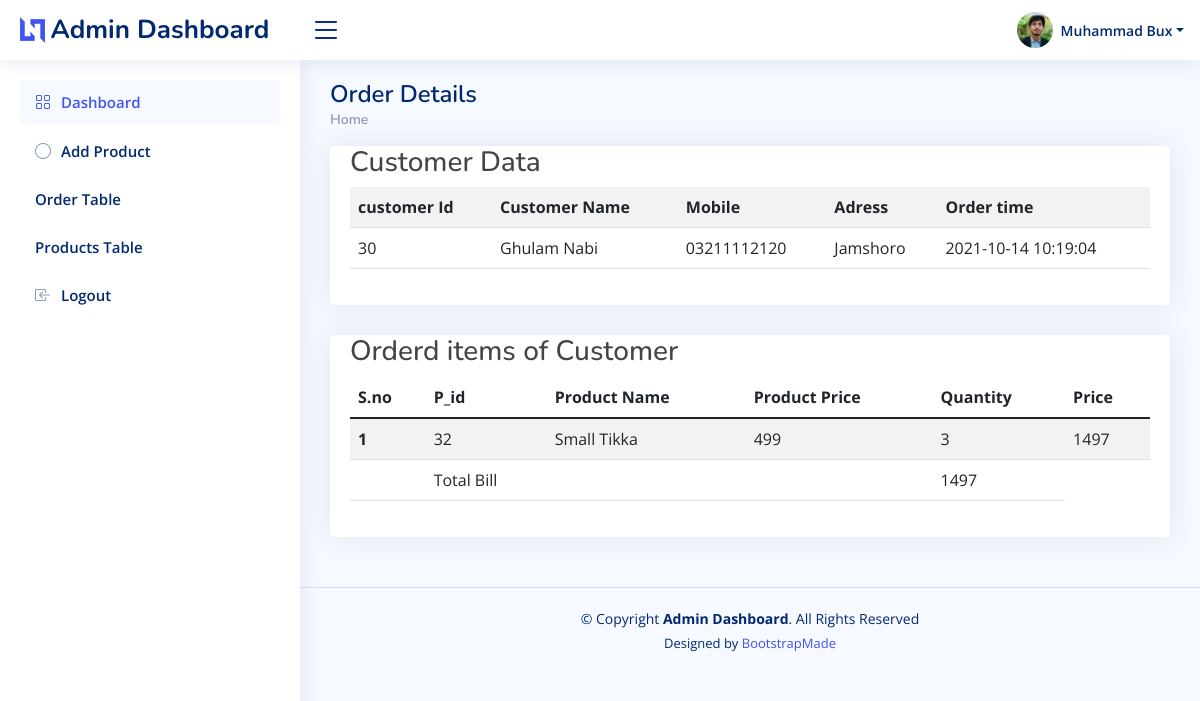
The page /orders.php?id=30 (signed in) on the database its author committed.
### tables this page shows
CREATE TABLE `customer_orders` (
  `c_id` int(44) NOT NULL,
  `Name` varchar(55) NOT NULL,
  `Mobile` varchar(11) NOT NULL,
  `Gmail` varchar(55) NOT NULL,
  `Adress` varchar(100) NOT NULL,
  `amount` int(10) NOT NULL,
  `time` timestamp NOT NULL DEFAULT current_timestamp(),
  `status` varchar(44) NOT NULL
);

CREATE TABLE `no_order` (
  `order_item_id` int(11) NOT NULL,
  `product_id` int(10) NOT NULL,
  `date` timestamp NOT NULL DEFAULT current_timestamp(),
  `c_id` varchar(44) NOT NULL,
  `quantity` int(10) NOT NULL
);

CREATE TABLE `products` (
  `id` int(11) NOT NULL,
  `product_name` varchar(55) NOT NULL,
  `product_price` int(11) NOT NULL,
  `image_path` varchar(44) NOT NULL,
  `date` timestamp NOT NULL DEFAULT current_timestamp()
);

### orders.php (the view, shortened to what this page needs)
<?php
$c_id = $_GET['id'];
?>
<!DOCTYPE html>
<html lang="en">
<head>
  <link href="assets/vendor/bootstrap/css/bootstrap.min.css" rel="stylesheet">
  <link href="assets/vendor/bootstrap-icons/bootstrap-icons.css" rel="stylesheet">
  <link href="assets/vendor/remixicon/remixicon.css" rel="stylesheet">
  <link href="assets/vendor/boxicons/css/boxicons.min.css" rel="stylesheet">
  <link href="assets/vendor/quill/quill.snow.css" rel="stylesheet">
  <link href="assets/vendor/quill/quill.bubble.css" rel="stylesheet">
  <link href="assets/vendor/simple-datatables/style.css" rel="stylesheet">
  <link href="assets/css/style.css" rel="stylesheet">
</head>
<body>
  <?php
require_once('db_navbar.php');
  ?>
 <?php
      require_once('sidebar.php');
 ?>
  <main id="main" class="main">
    <div class="pagetitle">
      <h1>Order Details</h1>
      <nav>
        <ol class="breadcrumb">
          <li class="breadcrumb-item"><a href="index.php">Home</a></li>
        </ol>
      </nav>
    </div>
    <section class="section">
    <div class="row">
        <div class="col-lg-12">
            <div class="card">
                <div class="card-body">
                     <h3> Customer Data </h3>
                    <table class="table table-striped">
                          <tr>
                            <th scope="col">customer Id</th>
                            <th scope="col">Customer Name </th>
                            <th scope="col">Mobile</th>
                            <th scope="col">Adress</th>
                            <th scope="col">Order time</th>
                          </tr>
                        <tr>
                        <?php
                         $con= get_connection();
                         $Query = "select * from customer_orders where c_id = $c_id";
                         $conQuery = mysqli_query($con,$Query);
                         $customer= mysqli_fetch_assoc($conQuery);
                        ?>
                        <td><?=$c_id?></td>
                        <td><?=$customer['Name']?></td>
                        <td><?=$customer['Mobile']?></td>
                        <td><?=$customer['Adress']?></td>
                        <td><?=$customer['time']?></td>
                        </tr>
                     </table>
                </div>
            </div>
        </div>
    </div>
      <div class="row">
        <div class="col-lg-12">
          <div class="card">
            <div class="card-body">
            <h3>   Orderd items of Customer </h3>
              <table class="table table-striped">
                <thead>
                  <tr>
                  <th scope="col">S.no</th>
                    <th scope="col">P_id</th>
                    <th scope="col">Product Name</th>
                    <th scope="col">Product Price</th>
                    <th scope="col">Quantity</th>
                    <th scope="col">Price</th>
                  </tr>
                </thead>
                <tbody>
                  <?php
                      $con= get_connection();
                      $sql= "SELECT * FROM no_order where c_id=$c_id";
                         $result = mysqli_query($con,$sql);
                          $total=0;
                          $sno=0;
                        while($row=mysqli_fetch_assoc($result)){
                        $quantity=$row['quantity'];
                        $product_id=$row['product_id'];
                        $sqlQuery = "select * from products where id=$product_id";
                        $Result = mysqli_query($con,$sqlQuery);
                        $Row=mysqli_fetch_assoc($Result);
                        $product_price= $Row['product_price'];
                        $price=$quantity*$product_price;
                        $total =$total+$price;
                        $sno= $sno+1;
                  ?>
                  <tr>
                  <th scope="row"><?=$sno?></th>
                    <td><?=$Row['id']?></td>
                    <td><?=$Row['product_name']?></td>
                    <td> <?=$product_price?></td>
                    <td><?=$quantity?></td>
                    <td><?=$price?></td>
                  </tr>
                  <?php
                      }
                  ?>
                <tr>
                    <th scope="row"></th>
                    <td col-span-3>Total Bill</td>
                    <td></td>
                    <td></td>
                    <td><?=$total?></td>
                  </tr>
                </tbody>
              </table>
            </div>
          </div>
        </div>
      </div>
    </section>
  </main>
  <footer id="footer" class="footer">
    <div class="copyright">
      &copy; Copyright <strong><span>Admin Dashboard</span></strong>. All Rights Reserved
    </div>
    <div class="credits">
      Designed by <a href="#">BootstrapMade</a>
    </div>
  </footer>
</body>
</html>

### assets/css/style.css (style rules this page uses)
:root { scroll-behavior: smooth; }
body { font-family: "Open Sans", sans-serif; background: #f6f9ff; color: #444444; }
a { color: #4154f1; text-decoration: none; }
h1, h2, h3, h4, h5, h6 { font-family: "Nunito", sans-serif; }
#main { margin-top: 60px; padding: 20px 30px; transition: all 0.3s; }
.pagetitle { margin-bottom: 10px; }
.pagetitle h1 { font-size: 24px; margin-bottom: 0; font-weight: 600; color: #012970; }
.card { margin-bottom: 30px; border: none; border-radius: 5px; box-shadow: 0px 0 30px rgba(1, 41, 112, 0.1); overflow: hidden; }
.card-body { padding: 0 20px 20px 20px; }
.breadcrumb { font-size: 14px; font-family: "Nunito", sans-serif; color: #899bbd; font-weight: 600; }
.breadcrumb a { color: #899bbd; transition: 0.3s; }
.breadcrumb .breadcrumb-item::before { color: #899bbd; }
@media (min-width: 1200px) { #main, #footer { margin-left: 300px; } }
.footer { padding: 20px 0; font-size: 14px; transition: all 0.3s; border-top: 1px solid #cddfff; }
.footer .copyright { text-align: center; color: #012970; }
.footer .credits { padding-top: 5px; text-align: center; font-size: 13px; color: #012970; }

### rows shown on the page
customer_orders: Name "Ghulam Nabi", Mobile "03211112120", Adress "Jamshoro", time "2021-10-14 10:19:04"
no_order: product "32", product.product_name "Small Tikka", product.product_price "499", quantity "3", quantity.product_price "1497"

### other values the page prints
$c_id "30"
$total "1497"
